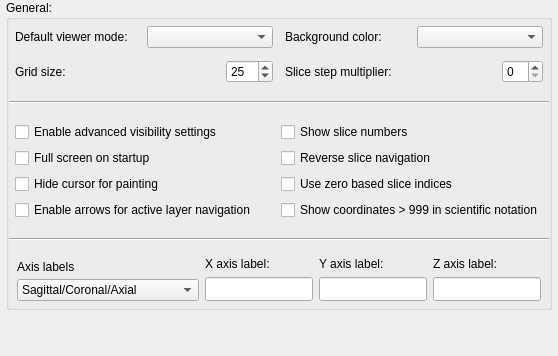
     <widget class="QWidget" name="view_tab_">
      <attribute name="title">
       <string>View</string>
      </attribute>
      <layout class="QVBoxLayout" name="verticalLayout_5">
       <property name="spacing">
        <number>0</number>
       </property>
       <property name="leftMargin">
        <number>6</number>
       </property>
       <property name="topMargin">
        <number>0</number>
       </property>
       <property name="rightMargin">
        <number>6</number>
       </property>
       <property name="bottomMargin">
        <number>6</number>
       </property>
       <item>
        <widget class="QGroupBox" name="groupBox_3">
         <property name="title">
          <string>General:</string>
         </property>
         <layout class="QVBoxLayout" name="verticalLayout_11">
          <property name="spacing">
           <number>12</number>
          </property>
          <property name="leftMargin">
           <number>0</number>
          </property>
          <property name="topMargin">
           <number>0</number>
          </property>
          <property name="rightMargin">
           <number>0</number>
          </property>
          <property name="bottomMargin">
           <number>4</number>
          </property>
          <item>
           <widget class="QWidget" name="widget_20" native="true">
            <layout class="QHBoxLayout" name="horizontalLayout_12" stretch="1,1">
             <property name="spacing">
              <number>0</number>
             </property>
             <property name="margin">
              <number>0</number>
             </property>
             <item>
              <widget class="QWidget" name="widget_21" native="true">
               <layout class="QGridLayout" name="gridLayout_4" columnstretch="0,0">
                <property name="horizontalSpacing">
                 <number>6</number>
                </property>
                <property name="verticalSpacing">
                 <number>12</number>
                </property>
                <property name="margin">
                 <number>6</number>
                </property>
                <item row="0" column="0">
                 <widget class="QLabel" name="label">
                  <property name="sizePolicy">
                   <sizepolicy hsizetype="MinimumExpanding" vsizetype="Preferred">
                    <horstretch>0</horstretch>
                    <verstretch>0</verstretch>
                   </sizepolicy>
                  </property>
                  <property name="text">
                   <string>Default viewer mode:</string>
                  </property>
                 </widget>
                </item>
                <item row="0" column="1">
                 <widget class="QComboBox" name="viewer_mode_combobox_">
                  <property name="sizePolicy">
                   <sizepolicy hsizetype="Minimum" vsizetype="Fixed">
                    <horstretch>0</horstretch>
                    <verstretch>0</verstretch>
                   </sizepolicy>
                  </property>
                 </widget>
                </item>
                <item row="1" column="0">
                 <widget class="QLabel" name="label_3">
                  <property name="sizePolicy">
                   <sizepolicy hsizetype="MinimumExpanding" vsizetype="Preferred">
                    <horstretch>0</horstretch>
                    <verstretch>0</verstretch>
                   </sizepolicy>
                  </property>
                  <property name="text">
                   <string>Grid size:</string>
                  </property>
                 </widget>
                </item>
                <item row="1" column="1">
                 <widget class="QWidget" name="widget_22" native="true">
                  <layout class="QHBoxLayout" name="horizontalLayout_19">
                   <property name="spacing">
                    <number>0</number>
                   </property>
                   <property name="margin">
                    <number>0</number>
                   </property>
                   <item>
                    <spacer name="horizontalSpacer_4">
                     <property name="orientation">
                      <enum>Qt::Horizontal</enum>
                     </property>
                     <property name="sizeHint" stdset="0">
                      <size>
                       <width>40</width>
                       <height>16</height>
                      </size>
                     </property>
                    </spacer>
                   </item>
                   <item>
                    <widget class="QSpinBox" name="grid_size_spinbox_">
                     <property name="sizePolicy">
                      <sizepolicy hsizetype="Preferred" vsizetype="Fixed">
                       <horstretch>0</horstretch>
                       <verstretch>0</verstretch>
                      </sizepolicy>
                     </property>
                     <property name="maximumSize">
                      <size>
                       <width>85</width>
                       <height>16777215</height>
                      </size>
                     </property>
                     <property name="minimum">
                      <number>1</number>
                     </property>
                     <property name="maximum">
                      <number>100</number>
                     </property>
                     <property name="value">
                      <number>25</number>
                     </property>
                    </widget>
                   </item>
                  </layout>
                 </widget>
                </item>
               </layout>
              </widget>
             </item>
             <item>
              <widget class="QWidget" name="widget_4" native="true">
               <property name="layoutDirection">
                <enum>Qt::LeftToRight</enum>
               </property>
               <layout class="QGridLayout" name="gridLayout" columnstretch="1,1">
                <property name="horizontalSpacing">
                 <number>6</number>
                </property>
                <property name="verticalSpacing">
                 <number>12</number>
                </property>
                <property name="margin">
                 <number>6</number>
                </property>
                <item row="0" column="1">
                 <widget class="QComboBox" name="background_color_combobox_"/>
                </item>
                <item row="0" column="0">
                 <widget class="QLabel" name="label_2">
                  <property name="text">
                   <string>Background color:</string>
                  </property>
                 </widget>
                </item>
                <item row="1" column="0">
                 <widget class="QLabel" name="label_9">
                  <property name="text">
                   <string>Slice step multiplier:</string>
                  </property>
                 </widget>
                </item>
                <item row="1" column="1">
                 <widget class="QWidget" name="widget_15" native="true">
                  <layout class="QHBoxLayout" name="horizontalLayout_13">
                   <property name="spacing">
                    <number>0</number>
                   </property>
                   <property name="margin">
                    <number>0</number>
                   </property>
                   <item>
                    <spacer name="horizontalSpacer_3">
                     <property name="orientation">
                      <enum>Qt::Horizontal</enum>
                     </property>
                     <property name="sizeHint" stdset="0">
                      <size>
                       <width>40</width>
                       <height>20</height>
                      </size>
                     </property>
                    </spacer>
                   </item>
                   <item>
                    <widget class="QSpinBox" name="slice_step_multiplier_spinbox_"/>
                   </item>
                  </layout>
                 </widget>
                </item>
               </layout>
              </widget>
             </item>
            </layout>
           </widget>
          </item>
          <item>
           <widget class="Line" name="line">
            <property name="orientation">
             <enum>Qt::Horizontal</enum>
            </property>
           </widget>
          </item>
          <item>
           <widget class="QWidget" name="widget_3" native="true">
            <property name="sizePolicy">
             <sizepolicy hsizetype="Preferred" vsizetype="Fixed">
              <horstretch>0</horstretch>
              <verstretch>0</verstretch>
             </sizepolicy>
            </property>
            <layout class="QGridLayout" name="gridLayout_2">
             <property name="margin">
              <number>6</number>
             </property>
             <item row="0" column="0">
              <widget class="QCheckBox" name="advanced_visibility_checkbox_">
               <property name="toolTip">
                <string>Allow switching on layer visibility per viewer.</string>
               </property>
               <property name="text">
                <string>Enable advanced visibility settings</string>
               </property>
              </widget>
             </item>
             <item row="0" column="2">
              <widget class="QCheckBox" name="show_slice_numbers_checkbox_">
               <property name="toolTip">
                <string>Show the current slice number in the slice viewer</string>
               </property>
               <property name="text">
                <string>Show slice numbers</string>
               </property>
              </widget>
             </item>
             <item row="1" column="0">
              <widget class="QCheckBox" name="full_screen_on_startup_checkbox_">
               <property name="toolTip">
                <string>Start the program in full screen mode.</string>
               </property>
               <property name="text">
                <string>Full screen on startup</string>
               </property>
               <property name="checked">
                <bool>false</bool>
               </property>
              </widget>
             </item>
             <item row="1" column="2">
              <widget class="QCheckBox" name="reverse_slice_navigation_checkbox_">
               <property name="toolTip">
                <string>Reverse the direction of the up/down and mouse wheel for slice navigation.</string>
               </property>
               <property name="text">
                <string>Reverse slice navigation</string>
               </property>
              </widget>
             </item>
             <item row="2" column="0">
              <widget class="QCheckBox" name="cursor_visibility_checkbox_">
               <property name="text">
                <string>Hide cursor for painting</string>
               </property>
              </widget>
             </item>
             <item row="2" column="2">
              <widget class="QCheckBox" name="zero_based_slice_numbers_">
               <property name="text">
                <string>Use zero based slice indices</string>
               </property>
              </widget>
             </item>
             <item row="3" column="0">
              <widget class="QCheckBox" name="active_layer_navigation_">
               <property name="text">
                <string>Enable arrows for active layer navigation</string>
               </property>
              </widget>
             </item>
             <item row="3" column="2">
              <widget class="QCheckBox" name="status_sci_notation_">
               <property name="text">
                <string>Show coordinates &gt; 999 in scientific notation</string>
               </property>
              </widget>
             </item>
            </layout>
           </widget>
          </item>
          <item>
           <widget class="Line" name="line_2">
            <property name="orientation">
             <enum>Qt::Horizontal</enum>
            </property>
           </widget>
          </item>
          <item>
           <widget class="QWidget" name="widget_23" native="true">
            <property name="minimumSize">
             <size>
              <width>0</width>
              <height>50</height>
             </size>
            </property>
            <layout class="QHBoxLayout" name="horizontalLayout_20" stretch="1,1,1,1">
             <property name="spacing">
              <number>2</number>
             </property>
             <property name="leftMargin">
              <number>6</number>
             </property>
             <property name="topMargin">
              <number>0</number>
             </property>
             <property name="rightMargin">
              <number>6</number>
             </property>
             <property name="bottomMargin">
              <number>0</number>
             </property>
             <item>
              <widget class="QWidget" name="widget_27" native="true">
               <layout class="QVBoxLayout" name="verticalLayout_19">
                <property name="spacing">
                 <number>0</number>
                </property>
                <property name="margin">
                 <number>2</number>
                </property>
                <item>
                 <widget class="QLabel" name="label_20">
                  <property name="text">
                   <string>Axis labels</string>
                  </property>
                 </widget>
                </item>
                <item>
                 <widget class="QComboBox" name="axis_combobox_">
                  <item>
                   <property name="text">
                    <string>Sagittal/Coronal/Axial</string>
                   </property>
                  </item>
                  <item>
                   <property name="text">
                    <string>Sagittal/Coronal/Transverse</string>
                   </property>
                  </item>
                  <item>
                   <property name="text">
                    <string>X/Y/Z</string>
                   </property>
                  </item>
                  <item>
                   <property name="text">
                    <string>Custom</string>
                   </property>
                  </item>
                 </widget>
                </item>
               </layout>
              </widget>
             </item>
             <item>
              <widget class="QWidget" name="widget_24" native="true">
               <layout class="QVBoxLayout" name="verticalLayout_16">
                <property name="spacing">
                 <number>4</number>
                </property>
                <property name="margin">
                 <number>2</number>
                </property>
                <item>
                 <widget class="QLabel" name="label_7">
                  <property name="text">
                   <string>X axis label:</string>
                  </property>
                 </widget>
                </item>
                <item>
                 <widget class="QLineEdit" name="x_lineedit_">
                  <property name="minimumSize">
                   <size>
                    <width>0</width>
                    <height>24</height>
                   </size>
                  </property>
                  <property name="baseSize">
                   <size>
                    <width>0</width>
                    <height>20</height>
                   </size>
                  </property>
                 </widget>
                </item>
               </layout>
              </widget>
             </item>
             <item>
              <widget class="QWidget" name="widget_25" native="true">
               <layout class="QVBoxLayout" name="verticalLayout_17">
                <property name="spacing">
                 <number>4</number>
                </property>
                <property name="margin">
                 <number>2</number>
                </property>
                <item>
                 <widget class="QLabel" name="label_8">
                  <property name="text">
                   <string>Y axis label:</string>
                  </property>
                 </widget>
                </item>
                <item>
                 <widget class="QLineEdit" name="y_lineedit_">
                  <property name="minimumSize">
                   <size>
                    <width>0</width>
                    <height>24</height>
                   </size>
                  </property>
                 </widget>
                </item>
               </layout>
              </widget>
             </item>
             <item>
              <widget class="QWidget" name="widget_26" native="true">
               <layout class="QVBoxLayout" name="verticalLayout_18">
                <property name="spacing">
                 <number>4</number>
                </property>
                <property name="margin">
                 <number>2</number>
                </property>
                <item>
                 <widget class="QLabel" name="label_19">
                  <property name="text">
                   <string>Z axis label:</string>
                  </property>
                 </widget>
                </item>
                <item>
                 <widget class="QLineEdit" name="z_lineedit_">
                  <property name="minimumSize">
                   <size>
                    <width>0</width>
                    <height>24</height>
                   </size>
                  </property>
                 </widget>
                </item>
               </layout>
              </widget>
             </item>
            </layout>
           </widget>
          </item>
         </layout>
        </widget>
       </item>
       <item>
        <spacer name="verticalSpacer_2">
         <property name="orientation">
          <enum>Qt::Vertical</enum>
         </property>
         <property name="sizeHint" stdset="0">
          <size>
           <width>20</width>
           <height>40</height>
          </size>
         </property>
        </spacer>
       </item>
      </layout>
     </widget>
